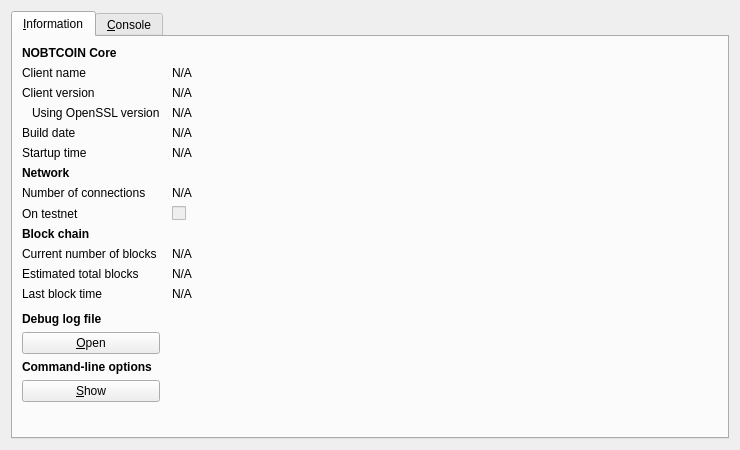
<?xml version="1.0" encoding="UTF-8"?>
<ui version="4.0">
 <class>RPCConsole</class>
 <widget class="QDialog" name="RPCConsole">
  <property name="geometry">
   <rect>
    <x>0</x>
    <y>0</y>
    <width>740</width>
    <height>450</height>
   </rect>
  </property>
  <property name="windowTitle">
   <string>NOBTCOIN - Debug window</string>
  </property>
  <layout class="QVBoxLayout" name="verticalLayout_2">
   <item>
    <widget class="QTabWidget" name="tabWidget">
     <property name="currentIndex">
      <number>0</number>
     </property>
     <widget class="QWidget" name="tab_info">
      <attribute name="title">
       <string>&amp;Information</string>
      </attribute>
      <layout class="QGridLayout" name="gridLayout" columnstretch="0,1">
       <property name="horizontalSpacing">
        <number>12</number>
       </property>
       <item row="0" column="0">
        <widget class="QLabel" name="label_9">
         <property name="font">
          <font>
           <weight>75</weight>
           <bold>true</bold>
          </font>
         </property>
         <property name="text">
          <string>NOBTCOIN Core</string>
         </property>
        </widget>
       </item>
       <item row="1" column="0">
        <widget class="QLabel" name="label_5">
         <property name="text">
          <string>Client name</string>
         </property>
        </widget>
       </item>
       <item row="1" column="1">
        <widget class="QLabel" name="clientName">
         <property name="cursor">
          <cursorShape>IBeamCursor</cursorShape>
         </property>
         <property name="text">
          <string>N/A</string>
         </property>
         <property name="textFormat">
          <enum>Qt::PlainText</enum>
         </property>
         <property name="textInteractionFlags">
          <set>Qt::LinksAccessibleByMouse|Qt::TextSelectableByKeyboard|Qt::TextSelectableByMouse</set>
         </property>
        </widget>
       </item>
       <item row="2" column="0">
        <widget class="QLabel" name="label_6">
         <property name="text">
          <string>Client version</string>
         </property>
        </widget>
       </item>
       <item row="2" column="1">
        <widget class="QLabel" name="clientVersion">
         <property name="cursor">
          <cursorShape>IBeamCursor</cursorShape>
         </property>
         <property name="text">
          <string>N/A</string>
         </property>
         <property name="textFormat">
          <enum>Qt::PlainText</enum>
         </property>
         <property name="textInteractionFlags">
          <set>Qt::LinksAccessibleByMouse|Qt::TextSelectableByKeyboard|Qt::TextSelectableByMouse</set>
         </property>
        </widget>
       </item>
       <item row="3" column="0">
        <widget class="QLabel" name="label_14">
         <property name="text">
          <string>Using OpenSSL version</string>
         </property>
         <property name="indent">
          <number>10</number>
         </property>
        </widget>
       </item>
       <item row="3" column="1">
        <widget class="QLabel" name="openSSLVersion">
         <property name="cursor">
          <cursorShape>IBeamCursor</cursorShape>
         </property>
         <property name="text">
          <string>N/A</string>
         </property>
         <property name="textFormat">
          <enum>Qt::PlainText</enum>
         </property>
         <property name="textInteractionFlags">
          <set>Qt::LinksAccessibleByMouse|Qt::TextSelectableByKeyboard|Qt::TextSelectableByMouse</set>
         </property>
        </widget>
       </item>
       <item row="4" column="0">
        <widget class="QLabel" name="label_12">
         <property name="text">
          <string>Build date</string>
         </property>
        </widget>
       </item>
       <item row="4" column="1">
        <widget class="QLabel" name="buildDate">
         <property name="cursor">
          <cursorShape>IBeamCursor</cursorShape>
         </property>
         <property name="text">
          <string>N/A</string>
         </property>
         <property name="textFormat">
          <enum>Qt::PlainText</enum>
         </property>
         <property name="textInteractionFlags">
          <set>Qt::LinksAccessibleByMouse|Qt::TextSelectableByKeyboard|Qt::TextSelectableByMouse</set>
         </property>
        </widget>
       </item>
       <item row="5" column="0">
        <widget class="QLabel" name="label_13">
         <property name="text">
          <string>Startup time</string>
         </property>
        </widget>
       </item>
       <item row="5" column="1">
        <widget class="QLabel" name="startupTime">
         <property name="cursor">
          <cursorShape>IBeamCursor</cursorShape>
         </property>
         <property name="text">
          <string>N/A</string>
         </property>
         <property name="textFormat">
          <enum>Qt::PlainText</enum>
         </property>
         <property name="textInteractionFlags">
          <set>Qt::LinksAccessibleByMouse|Qt::TextSelectableByKeyboard|Qt::TextSelectableByMouse</set>
         </property>
        </widget>
       </item>
       <item row="6" column="0">
        <widget class="QLabel" name="label_11">
         <property name="font">
          <font>
           <weight>75</weight>
           <bold>true</bold>
          </font>
         </property>
         <property name="text">
          <string>Network</string>
         </property>
        </widget>
       </item>
       <item row="7" column="0">
        <widget class="QLabel" name="label_7">
         <property name="text">
          <string>Number of connections</string>
         </property>
        </widget>
       </item>
       <item row="7" column="1">
        <widget class="QLabel" name="numberOfConnections">
         <property name="cursor">
          <cursorShape>IBeamCursor</cursorShape>
         </property>
         <property name="text">
          <string>N/A</string>
         </property>
         <property name="textFormat">
          <enum>Qt::PlainText</enum>
         </property>
         <property name="textInteractionFlags">
          <set>Qt::LinksAccessibleByMouse|Qt::TextSelectableByKeyboard|Qt::TextSelectableByMouse</set>
         </property>
        </widget>
       </item>
       <item row="8" column="0">
        <widget class="QLabel" name="label_8">
         <property name="text">
          <string>On testnet</string>
         </property>
        </widget>
       </item>
       <item row="8" column="1">
        <widget class="QCheckBox" name="isTestNet">
         <property name="enabled">
          <bool>false</bool>
         </property>
         <property name="text">
          <string/>
         </property>
        </widget>
       </item>
       <item row="9" column="0">
        <widget class="QLabel" name="label_10">
         <property name="font">
          <font>
           <weight>75</weight>
           <bold>true</bold>
          </font>
         </property>
         <property name="text">
          <string>Block chain</string>
         </property>
        </widget>
       </item>
       <item row="10" column="0">
        <widget class="QLabel" name="label_3">
         <property name="text">
          <string>Current number of blocks</string>
         </property>
        </widget>
       </item>
       <item row="10" column="1">
        <widget class="QLabel" name="numberOfBlocks">
         <property name="cursor">
          <cursorShape>IBeamCursor</cursorShape>
         </property>
         <property name="text">
          <string>N/A</string>
         </property>
         <property name="textFormat">
          <enum>Qt::PlainText</enum>
         </property>
         <property name="textInteractionFlags">
          <set>Qt::LinksAccessibleByMouse|Qt::TextSelectableByKeyboard|Qt::TextSelectableByMouse</set>
         </property>
        </widget>
       </item>
       <item row="11" column="0">
        <widget class="QLabel" name="label_4">
         <property name="text">
          <string>Estimated total blocks</string>
         </property>
        </widget>
       </item>
       <item row="11" column="1">
        <widget class="QLabel" name="totalBlocks">
         <property name="cursor">
          <cursorShape>IBeamCursor</cursorShape>
         </property>
         <property name="text">
          <string>N/A</string>
         </property>
         <property name="textFormat">
          <enum>Qt::PlainText</enum>
         </property>
         <property name="textInteractionFlags">
          <set>Qt::LinksAccessibleByMouse|Qt::TextSelectableByKeyboard|Qt::TextSelectableByMouse</set>
         </property>
        </widget>
       </item>
       <item row="12" column="0">
        <widget class="QLabel" name="label_2">
         <property name="text">
          <string>Last block time</string>
         </property>
        </widget>
       </item>
       <item row="12" column="1">
        <widget class="QLabel" name="lastBlockTime">
         <property name="cursor">
          <cursorShape>IBeamCursor</cursorShape>
         </property>
         <property name="text">
          <string>N/A</string>
         </property>
         <property name="textFormat">
          <enum>Qt::PlainText</enum>
         </property>
         <property name="textInteractionFlags">
          <set>Qt::LinksAccessibleByMouse|Qt::TextSelectableByKeyboard|Qt::TextSelectableByMouse</set>
         </property>
        </widget>
       </item>
       <item row="13" column="0">
        <spacer name="verticalSpacer_2">
         <property name="orientation">
          <enum>Qt::Vertical</enum>
         </property>
         <property name="sizeHint" stdset="0">
          <size>
           <width>20</width>
           <height>20</height>
          </size>
         </property>
        </spacer>
       </item>
       <item row="14" column="0">
        <widget class="QLabel" name="labelDebugLogfile">
         <property name="font">
          <font>
           <weight>75</weight>
           <bold>true</bold>
          </font>
         </property>
         <property name="text">
          <string>Debug log file</string>
         </property>
        </widget>
       </item>
       <item row="15" column="0">
        <widget class="QPushButton" name="openDebugLogfileButton">
         <property name="toolTip">
          <string>Open the NOBTCOIN debug log file from the current data directory. This can take a few seconds for large log files.</string>
         </property>
         <property name="text">
          <string>&amp;Open</string>
         </property>
         <property name="autoDefault">
          <bool>false</bool>
         </property>
        </widget>
       </item>
       <item row="16" column="0">
        <widget class="QLabel" name="labelCLOptions">
         <property name="font">
          <font>
           <weight>75</weight>
           <bold>true</bold>
          </font>
         </property>
         <property name="text">
          <string>Command-line options</string>
         </property>
        </widget>
       </item>
       <item row="17" column="0">
        <widget class="QPushButton" name="showCLOptionsButton">
         <property name="toolTip">
          <string>Show the NOBTCOIN-Qt help message to get a list with possible NOBTCOIN command-line options.</string>
         </property>
         <property name="text">
          <string>&amp;Show</string>
         </property>
         <property name="autoDefault">
          <bool>false</bool>
         </property>
        </widget>
       </item>
       <item row="18" column="0">
        <spacer name="verticalSpacer">
         <property name="orientation">
          <enum>Qt::Vertical</enum>
         </property>
         <property name="sizeHint" stdset="0">
          <size>
           <width>20</width>
           <height>40</height>
          </size>
         </property>
        </spacer>
       </item>
      </layout>
     </widget>
     <widget class="QWidget" name="tab_console">
      <attribute name="title">
       <string>&amp;Console</string>
      </attribute>
      <layout class="QVBoxLayout" name="verticalLayout_3">
       <property name="spacing">
        <number>3</number>
       </property>
       <item>
        <widget class="QTextEdit" name="messagesWidget">
         <property name="minimumSize">
          <size>
           <width>0</width>
           <height>100</height>
          </size>
         </property>
         <property name="readOnly">
          <bool>true</bool>
         </property>
         <property name="tabKeyNavigation" stdset="0">
          <bool>false</bool>
         </property>
         <property name="columnCount" stdset="0">
          <number>2</number>
         </property>
        </widget>
       </item>
       <item>
        <layout class="QHBoxLayout" name="horizontalLayout">
         <property name="spacing">
          <number>3</number>
         </property>
         <item>
          <widget class="QLabel" name="label">
           <property name="text">
            <string notr="true">&gt;</string>
           </property>
          </widget>
         </item>
         <item>
          <widget class="QLineEdit" name="lineEdit"/>
         </item>
         <item>
          <widget class="QPushButton" name="clearButton">
           <property name="maximumSize">
            <size>
             <width>24</width>
             <height>24</height>
            </size>
           </property>
           <property name="toolTip">
            <string>Clear console</string>
           </property>
           <property name="text">
            <string/>
           </property>
           <property name="icon">
            <iconset resource="../bitcoin.qrc">
             <normaloff>:/icons/remove</normaloff>:/icons/remove</iconset>
           </property>
           <property name="shortcut">
            <string notr="true">Ctrl+L</string>
           </property>
           <property name="autoDefault">
            <bool>false</bool>
           </property>
          </widget>
         </item>
        </layout>
       </item>
      </layout>
     </widget>
    </widget>
   </item>
  </layout>
 </widget>
 <resources>
  <include location="../bitcoin.qrc"/>
 </resources>
 <connections/>
</ui>
